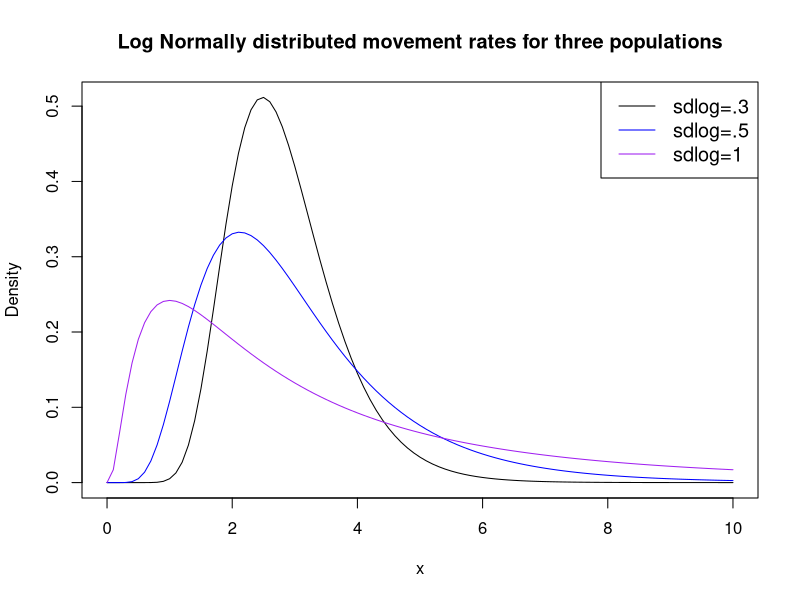
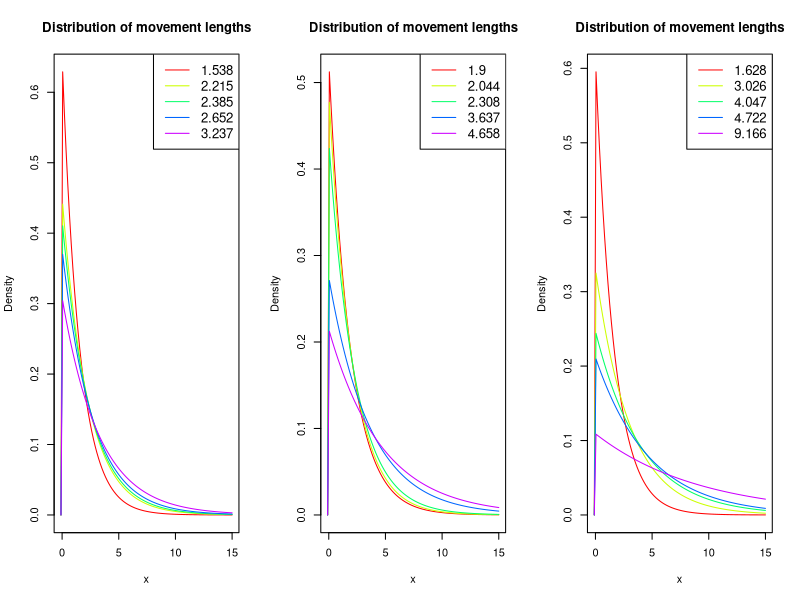
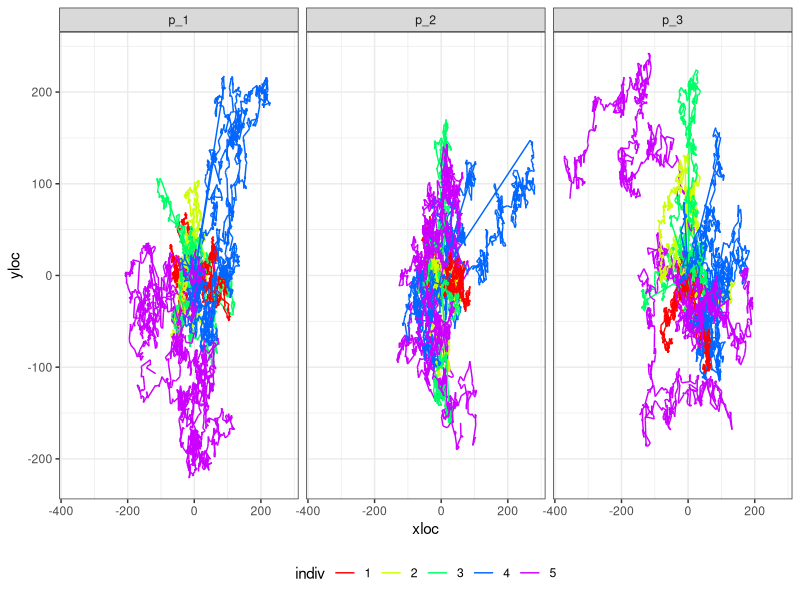
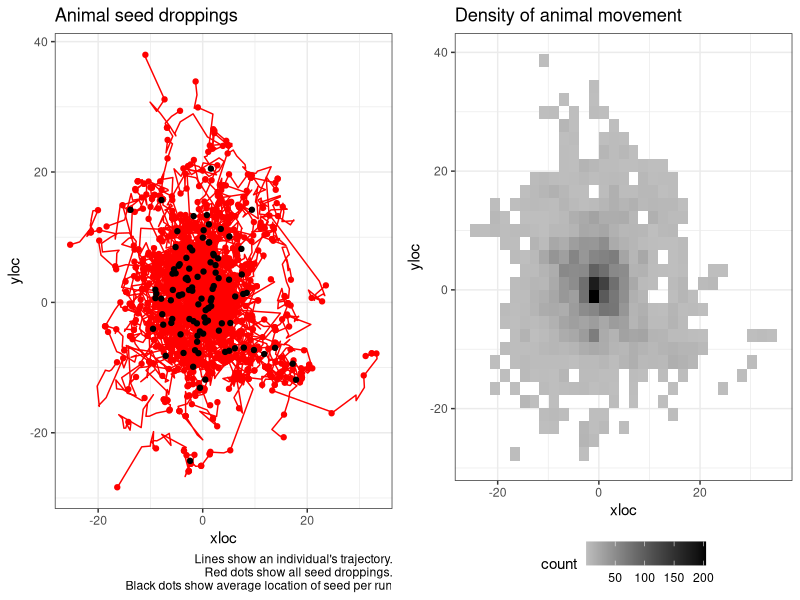
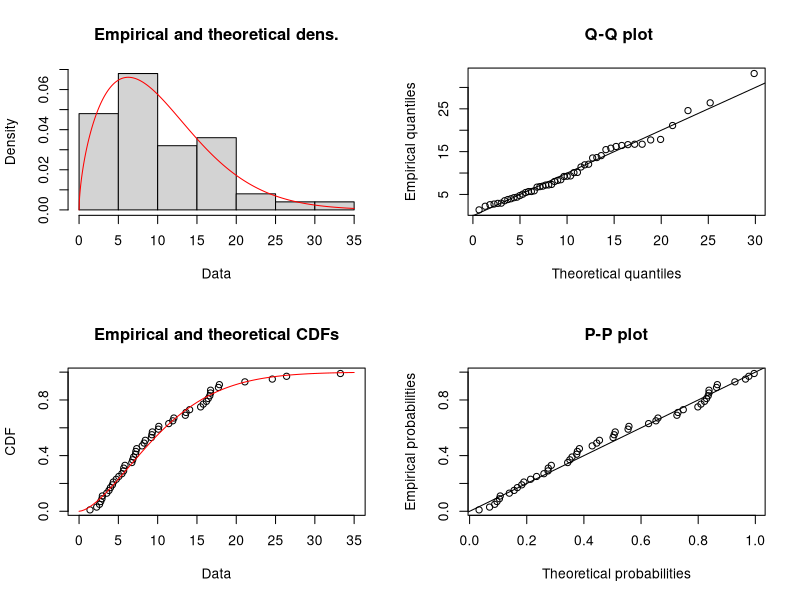
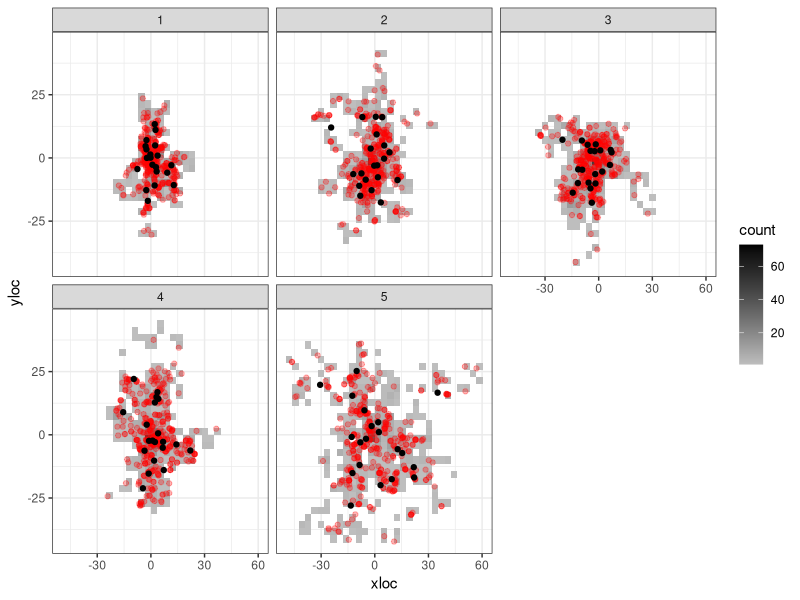
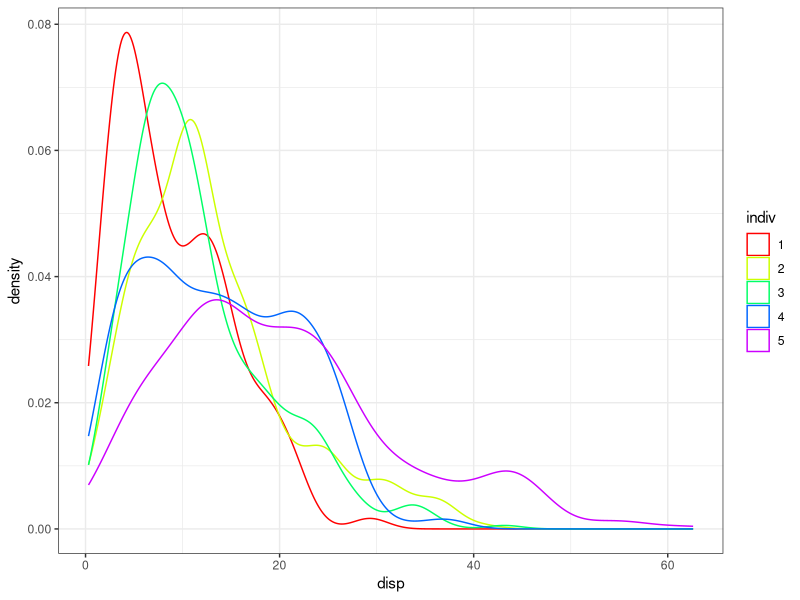
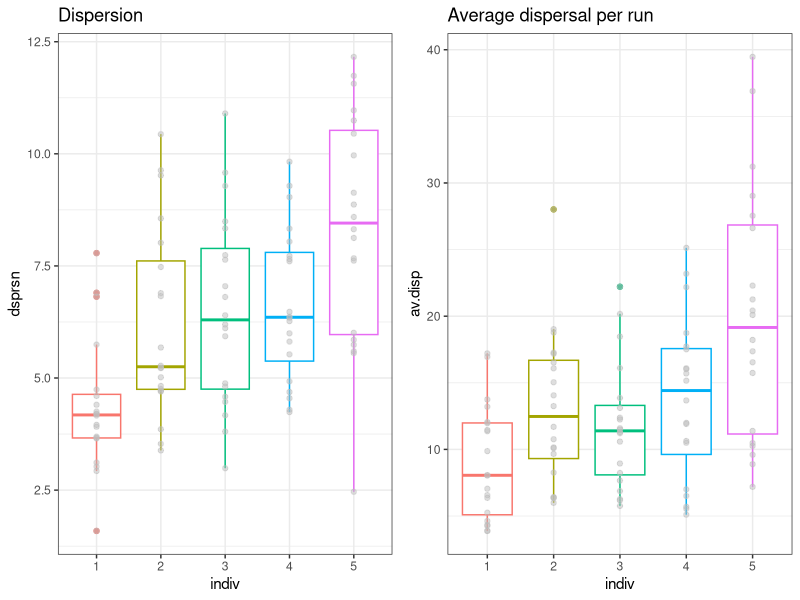

These charts were generated, in order, by the following R code:
## ---- chunk 1
knitr::opts_chunk$set(echo = FALSE, message = FALSE, warning = FALSE)
knitr::opts_chunk$set(fig.width=12, fig.height=6) 
## ---- chunk 2
library(dplyr)
library(tidyr)
library(ggplot2)
library(cowplot)
library(fitdistrplus)
library(Hmisc)
## ---- chunk 3
set.seed(98)

av.mov.rate <- 1
max.x <- 10

mycols <- c("black", "blue", "purple")
#create density plots
curve(dlnorm(x, meanlog=av.mov.rate, sdlog=0.3),
      from=0, to=max.x,
      col=mycols[1],
      main = 'Log Normally distributed movement rates for three populations', #add title
      ylab = 'Density', #change y-axis label
      )

curve(dlnorm(x, meanlog=av.mov.rate, sdlog=0.5), 
      from=0, to=max.x,
      col=mycols[2], add=TRUE)

curve(dlnorm(x, meanlog=av.mov.rate, sdlog=1), 
      from=0, to=max.x,
      col=mycols[3], add=TRUE)

#add legend
legend("topright", legend=c("sdlog=.3", "sdlog=.5", "sdlog=1"),
       col=mycols, lty=1, cex=1.2)
## ---- chunk 4
n.individuals <- 5
m_1 <- sort(round(rlnorm(n.individuals, meanlog = av.mov.rate, sdlog = 0.3),3))
m_2 <- sort(round(rlnorm(n.individuals, meanlog = av.mov.rate, sdlog = 0.5),3))
m_3 <- sort(round(rlnorm(n.individuals, meanlog = av.mov.rate, sdlog = 1),3))
## ---- chunk 5

par(mfrow=c(1,3))
mycols <- rainbow(n.individuals, s=1)

range <- c(-0.1,max.x+5)
#create density plots
#########################################################################
# Fist population
curve(dexp(x, 1/m_1[1]), #notice rate for exponential is 1/movement rate.
      from=range[1], to=range[2], 
      col=mycols[1],
      main = 'Distribution of movement lengths', #add title
      ylab = 'Density', #change y-axis label
      xlab = "x"
      )
for(i in 2:5){
  curve(dexp(x, 1/m_1[i]), 
        from=range[1], to=range[2],
        col=mycols[i], add=TRUE)
}

#add legend
legend("topright", legend= m_1,
       col=mycols, lty=1, cex=1.2)
#########################################################################
# Second population
curve(dexp(x, 1/m_2[1]), #notice rate for exponential is 1/movement rate.
      from=range[1], to=range[2], 
      col=mycols[1],
      main = 'Distribution of movement lengths', #add title
      ylab = 'Density', #change y-axis label
      xlab = "x"
      )
for(i in 2:5){
  curve(dexp(x, 1/m_2[i]), 
        from=range[1], to=range[2],
        col=mycols[i], add=TRUE)
}

#add legend
legend("topright", legend= m_2,
       col=mycols, lty=1, cex=1.2)

#########################################################################
# Third population
curve(dexp(x, 1/m_3[1]), #notice rate for exponential is 1/movement rate.
      from=range[1], to=range[2], 
      col=mycols[1],
      main = 'Distribution of movement lengths', #add title
      ylab = 'Density', #change y-axis label
      xlab = "x"
      )
for(i in 2:5){
  curve(dexp(x, 1/m_3[i]), 
        from=range[1], to=range[2],
        col=mycols[i], add=TRUE)
}

#add legend
legend("topright", legend= m_3,
       col=mycols, lty=1, cex=1.2)
## ---- chunk 6
sim_movement <- function(prm, t = 1000, plot.it = TRUE, return.data.frame = FALSE){
  tru.rate <- round(prm, 3)
  movedist <- rexp(t, rate = 1/tru.rate)
  angle <- runif(t, min = 0, max = 360)
  distx <- movedist*cos(angle)
  xloc <- c(0, cumsum(distx))
  disty <- movedist*sin(angle)
  yloc <- c(0, cumsum(disty))
  animalTraj <- data.frame(time = 0:t, xloc = xloc, yloc = yloc)
  if(plot.it == TRUE){
    plot(x = xloc, y = yloc, type = "l", main = paste("Rate=",tru.rate))
  }
  if(return.data.frame == TRUE){
    return(animalTraj)
  }
}
## ---- chunk 7
nruns <- 3
m.data <- data.frame(m_1, m_2, m_3)

df <- NULL

for(m in 1:3){
  m.0 <- m.data[m]
  for(j in 1:n.individuals){
  for(k in 1:nruns){
  a <- sim_movement(m_2[j], plot.it = FALSE, return.data.frame = TRUE) %>% 
    mutate(indiv = as.factor(j),
           run = paste0("r_", k),
           pop.id = paste0("p_",m))
  df <- rbind.data.frame(df, a)
}
}
  
}


df %>% 
  ggplot(., aes(x = xloc, y=yloc, group = run, color = indiv)) +
  facet_wrap(~pop.id) +
  geom_path() +
  scale_color_manual(values = mycols) +
  theme_bw() +
  theme(legend.position = "bottom") +
  NULL
## ---- chunk 8
sim_seeds <- function(nseeds = 20, m.prms = NULL,...){
  grt <- round(rgamma(nseeds, shape = 4, scale = 5))
  t.grt <- max(grt)

  df <- sim_movement(m.prms, t = t.grt, plot.it = FALSE, return.data.frame = TRUE)

  df %>% 
    left_join(., data.frame(s.id = 1:nseeds, time = grt)) %>% 
    mutate(disp = sqrt(xloc^2+yloc^2)) -> df
  
  return(df)
}

summ_seeds <- function(df = NULL){
  df %>% 
  drop_na(s.id) %>% 
  mutate(xi = (mean(xloc)-xloc)^2,
         yi = (mean(yloc)-yloc)^2) %>% 
  summarise(x = mean(xloc),
            y = mean(yloc),
            av.disp = mean(disp),
            se.disp = sd(disp)/sqrt(n()),
            dsprsn = sum(sqrt(xi+yi))/n()) -> s.df
  return(s.df)
}

# a <- sim_seeds(m.prms = m_1[1])
# summ_seeds(a)
## ---- chunk 9
nruns <- 100
ex.i <- 1
df <- NULL
summ.df <- NULL

for(j in 1:ex.i){
  for(k in 1:nruns){
    a <- sim_seeds(m.prms = m_1[j]) %>% 
      mutate(indiv = as.factor(j),
             run = factor(paste0("r_", k), levels = paste0("r_", 1:nruns)))
    
    b <- summ_seeds(a) %>% 
      mutate(indiv = as.factor(j),
             run = factor(paste0("r_", k), levels = paste0("r_", 1:nruns)))
    
    df <- rbind.data.frame(df, a) 
    summ.df <- rbind.data.frame(summ.df, b) 
}
}
## ---- chunk 10

df %>% 
  ggplot(., aes(x = xloc, y=yloc, 
                group = run,
                color = indiv)) +
  # facet_wrap(~run) +
  geom_path() +
  scale_color_manual(values = mycols) +
  geom_point(data = df %>% drop_na(s.id), 
             aes(x = xloc, y = yloc)) +
  geom_point(data = summ.df, aes(x = x, y=y), color = "black") +
  theme_bw() +
  labs(title = "Animal seed droppings", caption = "Lines show an individual's trajectory.\n Red dots show all seed droppings.\n Black dots show average location of seed per run") +
  theme(legend.position = "none") -> p1
# p1

df %>% 
  ggplot(., aes(x = xloc, y = yloc)) +
  # stat_density_2d(aes(fill = ..level..), geom = "polygon", colour="white") +
  geom_bin2d() +
  # geom_hex() +
  # scale_fill_continuous(type = "viridis") +
  scale_fill_gradient(low = "grey", high = "black") +
  # geom_point(data = df %>% drop_na(s.id), 
  #            aes(x = xloc, y = yloc), color = mycols[ex.i], alpha = 0.3) +
  # geom_point(data = summ.df, aes(x = x, y=y), color = "black") +
  theme_bw() +
  theme(legend.position = "bottom") +
  labs(title = "Density of animal movement") -> p2
# p2

cowplot::plot_grid(p1, p2)
  
# summ.df %>% 
#   ggplot(., aes(y = dsprsn)) +
#   geom_boxplot()
# 
# summ.df %>% 
#   ggplot(., aes(x = av.disp)) +
#   geom_density(color = "blue") + # for the average dispersal per run
#   geom_density(data = df %>% drop_na(s.id),
#                  aes(x = disp)) + # for every seed
#   theme_bw()
## ---- chunk 11
# s.df <- df %>% drop_na(s.id)

s.df <- df %>% drop_na(s.id) %>% 
  sample_n(., 50)
  


g <- fitdist(s.df$disp, distr = "weibull")
## ---- chunk 12
summary(g)
plot(g)

# library(MASS)
# fitdistr(s.df$disp, densfun = "weibull")
## ---- chunk 13
nruns <- 20

df <- NULL
summ.df <- NULL

for(j in 1:n.individuals){
  for(k in 1:nruns){
    a <- sim_seeds(m.prms = m_1[j]) %>% 
      mutate(indiv = as.factor(j),
             run = factor(paste0("r_", k), levels = paste0("r_", 1:nruns)))
    
    b <- summ_seeds(a) %>% 
      mutate(indiv = as.factor(j),
             run = factor(paste0("r_", k), levels = paste0("r_", 1:nruns)))
    
    df <- rbind.data.frame(df, a) 
    summ.df <- rbind.data.frame(summ.df, b) 
}
}
## ---- chunk 14
df %>% 
  ggplot(., aes(x = xloc, y = yloc)) +
  facet_wrap(~indiv) +
  # stat_density_2d(aes(fill = ..level..), geom = "polygon", colour="white") +
  geom_bin2d() +
  # geom_hex() +
  # scale_fill_continuous(type = "viridis") +
  scale_fill_gradient(low = "grey", high = "black") +
  geom_point(data = df %>% drop_na(s.id),
             aes(x = xloc, y = yloc), color = "red", alpha = 0.3) +
  geom_point(data = summ.df, aes(x = x, y=y), color = "black") +
  theme_bw()
## ---- chunk 15
df %>% 
  drop_na(s.id) %>% 
  ggplot(., aes(x = disp, color = indiv)) +
  geom_density() +
  scale_color_manual(values = mycols) +
  theme_bw()

## ---- chunk 16
summ.df %>% 
  ggplot(., aes(y = dsprsn, x = indiv, color = indiv)) +
  geom_boxplot() +
  geom_point(color = "grey", alpha = 0.5) +
  labs(title = "Dispersion") +
  theme_bw() +
  theme(legend.position = "none") -> p1
# p1

summ.df %>% 
  ggplot(., aes(y = av.disp, x = indiv, color = indiv)) +
  geom_boxplot() +
  geom_point(color = "grey", alpha = 0.5) +
  labs(title = "Average dispersal per run") +
  theme_bw() +
  theme(legend.position = "none") -> p2
# p2

plot_grid(p1, p2)
## ---- chunk 17
n.boots <- 10
samp.size <- 30
weib.boot <- NULL

for(j in 1:n.boots){
      s.df <- df %>% drop_na(s.id) %>%
      group_by(indiv) %>%
      sample_n(., samp.size)
    
    # s.df <- df %>% drop_na(s.id)
    
    weib.fits <- NULL
    
    for(i in 1:n.individuals){
      dat <- s.df %>% 
        filter(indiv == i)
      #g <- fitdist(dat$disp, distr = "weibull", method = 'mle', lower = c(0,0))
      g <- fitdistr(dat$disp, densfun = "weibull", lower = c(0,0))
      prms.weib <- data.frame(est.shape = as.numeric(g$estimate[1]),
                              est.scale = as.numeric(g$estimate[2]),
                              loglik = g$loglik, indiv = i)
      weib.fits <- rbind.data.frame(weib.fits, prms.weib)
      # plot(g)
    }
    
    weib.boot <- rbind.data.frame(weib.boot, weib.fits %>% mutate(boot = j))
}

# weib.boot
## ---- chunk 18
weib.boot.pool <- NULL

for(j in 1:n.boots){
      s.df <- df %>% drop_na(s.id) %>%
      sample_n(., samp.size)

    
    g <- fitdistr(s.df$disp, densfun = "weibull", lower = c(0,0))
    
    prms.weib <- data.frame(est.shape = as.numeric(g$estimate[1]),
                              est.scale = as.numeric(g$estimate[2]),
                              loglik = g$loglik, indiv = 0)
    
    weib.boot.pool <- rbind.data.frame(weib.boot.pool, prms.weib %>% mutate(boot = j))
}

## ---- chunk 19

weib.boot %>% 
  rbind.data.frame(., weib.boot.pool) -> weib.boot

weib.boot %>% 
  ggplot(., aes(x = factor(indiv), y = est.shape, color = factor(indiv))) +
  geom_violin() +
  scale_color_manual(values = c("black", mycols)) +
  # geom_boxplot(width = 0.1) +
  # geom_point(color = "grey", alpha = 0.5) +
  stat_summary(fun.data=mean_sdl, mult=1, 
                 geom="pointrange", color="black") +
  labs(title = "Shape") +
  theme_bw() -> p1
# p1

weib.boot %>% 
  ggplot(., aes(x = factor(indiv), y = est.scale, color = factor(indiv))) +
  geom_violin() +
  scale_color_manual(values = c("black", mycols)) +
  #geom_boxplot(width = 0.1) +
  # geom_point() +
  stat_summary(fun.data=mean_sdl, mult=1, 
                 geom="pointrange", color="black") +
  labs(title = "Scale") +
  theme_bw() -> p2

plot_grid(p1, p2)
## ---- chunk 20
weib.curves <- NULL

for(i in 1:5){
  weib.boot %>% 
  filter(indiv == i) -> a

  b <- purrr::map(seq(1:nrow(a)), function(y)
    stat_function(fun = dweibull, args = list(scale = a$est.scale[y], shape = a$est.shape[y]), color = mycols[i], alpha = 0.3))
  
  weib.curves <- append(weib.curves, b)
}

weib.boot %>% 
  filter(indiv == 0) -> c
weib.curves.pool <- purrr::map(seq(1:nrow(a)), function(y)
    stat_function(fun = dweibull, args = list(scale = c$est.scale[y], shape = c$est.shape[y]), color = "black", alpha = 0.8))


# ggplot(data = data.frame(x = c(1, 60)), aes(x)) +
#   weib.curves +
#   ylab("Density") + xlab("Distance (m)") +
#   theme_bw()  +
#   theme(legend.position = c(0.7, 0.7),
#         legend.title = element_blank()) 
df %>%
  drop_na(s.id) %>% 
  ggplot(., aes(x = disp)) +
  geom_histogram(aes(y = ..density..), fill = "grey") +
  theme_bw() -> p
# p
# 
# p +
#   stat_function(fun = dweibull, args = list(scale = weib.boot$est.scale[1], shape = weib.boot$est.shape[1]), color = "red")

p + 
  weib.curves +
  weib.curves.pool
  

## ---- chunk 21

# For second population
df2 <- NULL
summ.df2 <- NULL

for(j in 1:n.individuals){
  for(k in 1:nruns){
    a <- sim_seeds(m.prms = m_2[j]) %>% 
      mutate(indiv = as.factor(j),
             run = factor(paste0("r_", k), levels = paste0("r_", 1:nruns)))
    
    b <- summ_seeds(a) %>% 
      mutate(indiv = as.factor(j),
             run = factor(paste0("r_", k), levels = paste0("r_", 1:nruns)))
    
    df2 <- rbind.data.frame(df2, a) 
    summ.df2 <- rbind.data.frame(summ.df2, b) 
  }
}

# #If we wanted to visualize 
# summ.df2 %>% 
#   ggplot(., aes(y = dsprsn, x = indiv, color = indiv)) +
#   geom_boxplot() +
#   geom_point(color = "grey", alpha = 0.5) +
#   labs(title = "Dispersion") +
#   theme_bw() +
#   theme(legend.position = "none") -> p1
# # p1
# 
# summ.df2 %>% 
#   ggplot(., aes(y = av.disp, x = indiv, color = indiv)) +
#   geom_boxplot() +
#   geom_point(color = "grey", alpha = 0.5) +
#   labs(title = "Average dispersal per run") +
#   theme_bw() +
#   theme(legend.position = "none") -> p2
# # p2
# 
# plot_grid(p1, p2)

########################################################
# Bootstrap for individuals
weib.boot2 <- NULL

for(j in 1:n.boots){
  s.df <- df2 %>% drop_na(s.id) %>%
    group_by(indiv) %>%
    sample_n(., samp.size)
  
  # s.df <- df %>% drop_na(s.id)
  
  weib.fits <- NULL
  
  for(i in 1:n.individuals){
    dat <- s.df %>% 
      filter(indiv == i)
    #g <- fitdist(dat$disp, distr = "weibull", method = 'mle', lower = c(0,0))
    g <- fitdistr(dat$disp, densfun = "weibull", lower = c(0,0))
    prms.weib <- data.frame(est.shape = as.numeric(g$estimate[1]),
                            est.scale = as.numeric(g$estimate[2]),
                            loglik = g$loglik, indiv = i)
    weib.fits <- rbind.data.frame(weib.fits, prms.weib)
    # plot(g)
  }
  
  weib.boot2 <- rbind.data.frame(weib.boot2, weib.fits %>% mutate(boot = j))
}

# Pooled bootstrap
weib.boot.pool2 <- NULL

for(j in 1:n.boots){
  s.df <- df2 %>% drop_na(s.id) %>%
    sample_n(., samp.size)
  
  
  g <- fitdistr(s.df$disp, densfun = "weibull", lower = c(0,0))
  
  prms.weib <- data.frame(est.shape = as.numeric(g$estimate[1]),
                          est.scale = as.numeric(g$estimate[2]),
                          loglik = g$loglik, indiv = 0)
  
  weib.boot.pool2 <- rbind.data.frame(weib.boot.pool2, prms.weib %>% mutate(boot = j))
}
## ---- chunk 22

# For Third population
df3 <- NULL
summ.df3 <- NULL

for(j in 1:n.individuals){
  for(k in 1:nruns){
    a <- sim_seeds(m.prms = m_3[j]) %>% 
      mutate(indiv = as.factor(j),
             run = factor(paste0("r_", k), levels = paste0("r_", 1:nruns)))
    
    b <- summ_seeds(a) %>% 
      mutate(indiv = as.factor(j),
             run = factor(paste0("r_", k), levels = paste0("r_", 1:nruns)))
    
    df3 <- rbind.data.frame(df3, a) 
    summ.df3 <- rbind.data.frame(summ.df3, b) 
  }
}

# #If we wanted to visualize 
# summ.df3 %>% 
#   ggplot(., aes(y = dsprsn, x = indiv, color = indiv)) +
#   geom_boxplot() +
#   geom_point(color = "grey", alpha = 0.5) +
#   labs(title = "Dispersion") +
#   theme_bw() +
#   theme(legend.position = "none") -> p1
# # p1
# 
# summ.df3 %>% 
#   ggplot(., aes(y = av.disp, x = indiv, color = indiv)) +
#   geom_boxplot() +
#   geom_point(color = "grey", alpha = 0.5) +
#   labs(title = "Average dispersal per run") +
#   theme_bw() +
#   theme(legend.position = "none") -> p2
# # p2
# 
# plot_grid(p1, p2)

########################################################
# Bootstrap for individuals
weib.boot3 <- NULL

for(j in 1:n.boots){
  s.df <- df3 %>% drop_na(s.id) %>%
    group_by(indiv) %>%
    sample_n(., samp.size)
  
  # s.df <- df %>% drop_na(s.id)
  
  weib.fits <- NULL
  
  for(i in 1:n.individuals){
    dat <- s.df %>% 
      filter(indiv == i)
    #g <- fitdist(dat$disp, distr = "weibull", method = 'mle', lower = c(0,0))
    g <- fitdistr(dat$disp, densfun = "weibull", lower = c(0,0))
    prms.weib <- data.frame(est.shape = as.numeric(g$estimate[1]),
                            est.scale = as.numeric(g$estimate[2]),
                            loglik = g$loglik, indiv = i)
    weib.fits <- rbind.data.frame(weib.fits, prms.weib)
    # plot(g)
  }
  
  weib.boot3 <- rbind.data.frame(weib.boot3, weib.fits %>% mutate(boot = j))
}

# Pooled bootstrap
weib.boot.pool3 <- NULL

for(j in 1:n.boots){
  s.df <- df3 %>% drop_na(s.id) %>%
    sample_n(., samp.size)
  
  
  g <- fitdistr(s.df$disp, densfun = "weibull", lower = c(0,0))
  
  prms.weib <- data.frame(est.shape = as.numeric(g$estimate[1]),
                          est.scale = as.numeric(g$estimate[2]),
                          loglik = g$loglik, indiv = 0)
  
  weib.boot.pool3 <- rbind.data.frame(weib.boot.pool3, prms.weib %>% mutate(boot = j))
}
## ---- chunk 23

weib.boot.pool %>% 
  mutate(popu = 1) %>% 
  bind_rows(., weib.boot.pool2 %>% 
              mutate(popu = 2)) %>% 
  bind_rows(., weib.boot.pool3 %>% 
              mutate(popu = 3)) -> weib.boot.pool

weib.boot.pool %>% 
  ggplot(., aes(x = factor(popu), y = est.shape, color = factor(popu))) +
  geom_violin() +
  # scale_color_manual(values = c("black", mycols)) +
  # geom_boxplot(width = 0.1) +
  # geom_point(color = "grey", alpha = 0.5) +
  stat_summary(fun.data=mean_sdl, mult=1, 
                 geom="pointrange", color="black") +
  labs(title = "Shape") +
  theme_bw() -> p1
# p1

weib.boot.pool %>% 
  ggplot(., aes(x = factor(popu), y = est.scale, color = factor(popu))) +
  geom_violin() +
  # scale_color_manual(values = c("black", mycols)) +
  #geom_boxplot(width = 0.1) +
  # geom_point() +
  stat_summary(fun.data=mean_sdl, mult=1, 
                 geom="pointrange", color="black") +
  labs(title = "Scale") +
  theme_bw() -> p2

plot_grid(p1, p2)
